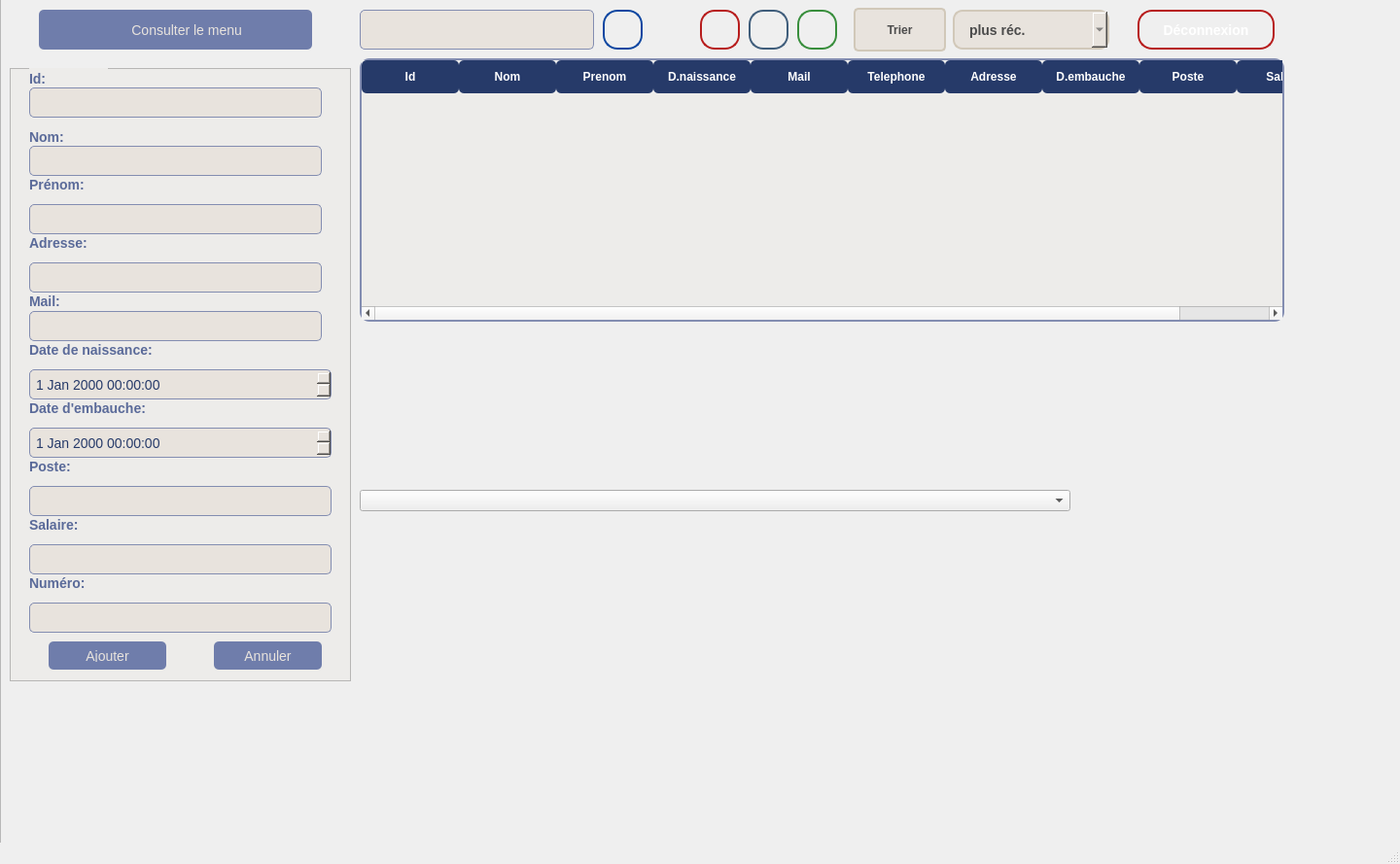
<?xml version="1.0" encoding="UTF-8"?>
<ui version="4.0">
 <class>gemploye</class>
 <widget class="QMainWindow" name="gemploye">
  <property name="geometry">
   <rect>
    <x>0</x>
    <y>0</y>
    <width>1440</width>
    <height>889</height>
   </rect>
  </property>
  <property name="windowTitle">
   <string>gemploye</string>
  </property>
  <widget class="QWidget" name="centralwidget">
   <widget class="QFrame" name="frame">
    <property name="geometry">
     <rect>
      <x>0</x>
      <y>-20</y>
      <width>1651</width>
      <height>901</height>
     </rect>
    </property>
    <property name="styleSheet">
     <string notr="true">/* Style du QTabWidget */
QFrame::pane {
    border: 1px solid ;
    background-color:#DCDCDA;
   
}

/* Style des onglets */
QFrame::tab {
    background: #6F7DAB;
    color: #E8E3DD;
    border-top-left-radius: 8px;
    border-top-right-radius: 8px;
    padding: 8px 15px;
    font-family: &quot;Poppins&quot;, &quot;Arial&quot;, sans-serif;
    font-size: 14px;
}

/* Onglet sélectionné */
QTabBar::tab:selected {
    background:  #DCDCDA;
    color: #263A69;
    font-weight: bold;
}</string>
    </property>
    <property name="frameShape">
     <enum>QFrame::Shape::StyledPanel</enum>
    </property>
    <property name="frameShadow">
     <enum>QFrame::Shadow::Raised</enum>
    </property>
    <widget class="QLineEdit" name="lineEdit_4">
     <property name="geometry">
      <rect>
       <x>370</x>
       <y>30</y>
       <width>241</width>
       <height>41</height>
      </rect>
     </property>
     <property name="styleSheet">
      <string notr="true">QLineEdit {
    font-family: &quot;Poppins&quot;, &quot;Arial&quot;, sans-serif;
    font-size: 14px;
    background-color: #E8E3DD;
    border: 1px solid #838db1;
    border-radius: 5px;
    padding: 4px;
    color: #263A69;
}
</string>
     </property>
     <property name="text">
      <string/>
     </property>
    </widget>
    <widget class="QTableWidget" name="tableview_employe">
     <property name="geometry">
      <rect>
       <x>370</x>
       <y>80</y>
       <width>951</width>
       <height>271</height>
      </rect>
     </property>
     <property name="styleSheet">
      <string notr="true">QTableView {
    background-color: #EDECEA; /* Fond du tableau */
    border: 2px solid #838DB1; /* Bordure subtile */
    border-radius: 10px; /* Arrondi */
    gridline-color: #DCDCDA; /* Couleur des lignes du tableau */
    font-family: &quot;Segoe UI&quot;, &quot;Arial&quot;, sans-serif; /* Typographie moderne */
    font-size: 14px;
    selection-background-color: #838DB1; /* Couleur de sélection */
    selection-color: white; /* Texte en blanc sur sélection */
}

QHeaderView::section {
    background-color: #263A69; /* En-têtes foncés */
    color: white; /* Texte blanc */
    padding: 8px;
    border: none;
    font-weight: bold;
    border-radius: 5px;
}

QTableView::item {
    padding: 6px;
    border-bottom: 1px solid #E8E3DD; /* Séparation entre les lignes */
}

QTableView::item:selected {
    background-color: #838DB1; /* Fond des éléments sélectionnés */
    color: white;
}
</string>
     </property>
     <property name="rowCount">
      <number>0</number>
     </property>
     <property name="columnCount">
      <number>10</number>
     </property>
     <column>
      <property name="text">
       <string>Id</string>
      </property>
     </column>
     <column>
      <property name="text">
       <string>Nom</string>
      </property>
     </column>
     <column>
      <property name="text">
       <string>Prenom</string>
      </property>
     </column>
     <column>
      <property name="text">
       <string>D.naissance</string>
      </property>
     </column>
     <column>
      <property name="text">
       <string>Mail</string>
      </property>
     </column>
     <column>
      <property name="text">
       <string>Telephone</string>
      </property>
     </column>
     <column>
      <property name="text">
       <string>Adresse</string>
      </property>
     </column>
     <column>
      <property name="text">
       <string>D.embauche</string>
      </property>
     </column>
     <column>
      <property name="text">
       <string>Poste</string>
      </property>
     </column>
     <column>
      <property name="text">
       <string>Salaire</string>
      </property>
     </column>
    </widget>
    <widget class="QFrame" name="frame_2">
     <property name="geometry">
      <rect>
       <x>10</x>
       <y>90</y>
       <width>351</width>
       <height>631</height>
      </rect>
     </property>
     <property name="styleSheet">
      <string notr="true">QWidget { 
    background-color: #EDECEA;
    font-family: &quot;Poppins&quot;, &quot;Arial&quot;, sans-serif;
    font-size: 14px;
    color: #263A69;
}

/* Style des boutons */
QPushButton {
    background-color: #6F7DAB;
    color: #E8E3DD;
    border-radius: 5px;
    padding: 8px;
    font-size: 14px;
    border: none;
}

QPushButton:hover {
    background-color: #E8E3DD;
    color: #263A69;
}

/* Style des labels */
QLabel {
    font: 12pt &quot;The Year of The Camel&quot;;
    font-weight: bold; 
    color: #5A6A99; 
}

/* Style des menus déroulants */
QComboBox {
    font-family: &quot;Poppins&quot;, &quot;Arial&quot;, sans-serif;
    font-size: 14px;
    color: #263A69;
    background-color: #E8E3DD;
    border-radius: 5px;
    padding: 4px;
}

/* Style des champs de texte */
QLineEdit {
    font-family: &quot;Poppins&quot;, &quot;Arial&quot;, sans-serif;
    font-size: 14px;
    background-color: #E8E3DD;
    border: 1px solid #838db1;
    border-radius: 5px;
    padding: 4px;
    color: #263A69;
}
QSpinBox {
    font-family: &quot;Poppins&quot;, &quot;Arial&quot;, sans-serif;
    font-size: 14px;
    color: #263A69;
    background-color: #E8E3DD;
    border: 1px solid #838db1;
    border-radius: 5px;
    padding: 4px;
}
QDateTimeEdit {
    font-family: &quot;Poppins&quot;, &quot;Arial&quot;, sans-serif;
    font-size: 14px;
    color: #263A69;
    background-color: #E8E3DD;
    border: 1px solid #838db1;
    border-radius: 5px;
    padding: 4px;
}




</string>
     </property>
     <property name="frameShape">
      <enum>QFrame::Shape::StyledPanel</enum>
     </property>
     <property name="frameShadow">
      <enum>QFrame::Shadow::Raised</enum>
     </property>
     <widget class="QLabel" name="label_2">
      <property name="geometry">
       <rect>
        <x>20</x>
        <y>110</y>
        <width>81</width>
        <height>20</height>
       </rect>
      </property>
      <property name="styleSheet">
       <string notr="true">font: 700 14pt &quot;Times New Roman&quot;;</string>
      </property>
      <property name="text">
       <string>Prénom:</string>
      </property>
     </widget>
     <widget class="QLabel" name="label_4">
      <property name="geometry">
       <rect>
        <x>20</x>
        <y>340</y>
        <width>181</width>
        <height>20</height>
       </rect>
      </property>
      <property name="styleSheet">
       <string notr="true">font: 700 14pt &quot;Times New Roman&quot;;</string>
      </property>
      <property name="text">
       <string>Date d'embauche:</string>
      </property>
     </widget>
     <widget class="QPushButton" name="ajouter_employe">
      <property name="geometry">
       <rect>
        <x>40</x>
        <y>590</y>
        <width>121</width>
        <height>29</height>
       </rect>
      </property>
      <property name="text">
       <string>Ajouter</string>
      </property>
     </widget>
     <widget class="QLabel" name="label_3">
      <property name="geometry">
       <rect>
        <x>20</x>
        <y>170</y>
        <width>81</width>
        <height>20</height>
       </rect>
      </property>
      <property name="styleSheet">
       <string notr="true">font: 700 14pt &quot;Times New Roman&quot;;</string>
      </property>
      <property name="text">
       <string>Adresse:</string>
      </property>
     </widget>
     <widget class="QLabel" name="label_5">
      <property name="geometry">
       <rect>
        <x>20</x>
        <y>230</y>
        <width>101</width>
        <height>20</height>
       </rect>
      </property>
      <property name="styleSheet">
       <string notr="true">font: 700 14pt &quot;Times New Roman&quot;;</string>
      </property>
      <property name="text">
       <string>Mail:</string>
      </property>
     </widget>
     <widget class="QLabel" name="label_6">
      <property name="geometry">
       <rect>
        <x>20</x>
        <y>400</y>
        <width>171</width>
        <height>20</height>
       </rect>
      </property>
      <property name="styleSheet">
       <string notr="true">font: 700 14pt &quot;Times New Roman&quot;;</string>
      </property>
      <property name="text">
       <string>Poste:</string>
      </property>
     </widget>
     <widget class="QLabel" name="label_7">
      <property name="geometry">
       <rect>
        <x>20</x>
        <y>460</y>
        <width>171</width>
        <height>20</height>
       </rect>
      </property>
      <property name="styleSheet">
       <string notr="true">font: 700 14pt &quot;Times New Roman&quot;;</string>
      </property>
      <property name="text">
       <string>Salaire:</string>
      </property>
     </widget>
     <widget class="QLabel" name="label_8">
      <property name="geometry">
       <rect>
        <x>20</x>
        <y>520</y>
        <width>171</width>
        <height>20</height>
       </rect>
      </property>
      <property name="styleSheet">
       <string notr="true">font: 700 14pt &quot;Times New Roman&quot;;</string>
      </property>
      <property name="text">
       <string>Numéro:</string>
      </property>
     </widget>
     <widget class="QLabel" name="label">
      <property name="geometry">
       <rect>
        <x>20</x>
        <y>60</y>
        <width>81</width>
        <height>21</height>
       </rect>
      </property>
      <property name="styleSheet">
       <string notr="true">font: 700 14pt &quot;Times New Roman&quot;;</string>
      </property>
      <property name="text">
       <string>Nom:</string>
      </property>
     </widget>
     <widget class="QLabel" name="label_11">
      <property name="geometry">
       <rect>
        <x>20</x>
        <y>0</y>
        <width>81</width>
        <height>21</height>
       </rect>
      </property>
      <property name="styleSheet">
       <string notr="true">font: 700 12pt &quot;Times New Roman&quot;;
font: 700 14pt &quot;Times New Roman&quot;;</string>
      </property>
      <property name="text">
       <string>Id:</string>
      </property>
     </widget>
     <widget class="QLineEdit" name="id_employe">
      <property name="geometry">
       <rect>
        <x>20</x>
        <y>20</y>
        <width>301</width>
        <height>31</height>
       </rect>
      </property>
      <property name="styleSheet">
       <string notr="true">QLineEdit {
    font-family: &quot;Poppins&quot;, &quot;Arial&quot;, sans-serif;
    font-size: 14px;
    background-color: #E8E3DD;
    border: 1px solid #838db1;
    border-radius: 5px;
    padding: 4px;
    color: #263A69;
}
</string>
      </property>
     </widget>
     <widget class="QLabel" name="label_12">
      <property name="geometry">
       <rect>
        <x>20</x>
        <y>280</y>
        <width>181</width>
        <height>20</height>
       </rect>
      </property>
      <property name="styleSheet">
       <string notr="true">font: 700 14pt &quot;Times New Roman&quot;;</string>
      </property>
      <property name="text">
       <string>Date de naissance:</string>
      </property>
     </widget>
     <widget class="QDateTimeEdit" name="date_naissance_employe">
      <property name="geometry">
       <rect>
        <x>20</x>
        <y>310</y>
        <width>311</width>
        <height>31</height>
       </rect>
      </property>
      <property name="styleSheet">
       <string notr="true">QLineEdit {
    font-family: &quot;Poppins&quot;, &quot;Arial&quot;, sans-serif;
    font-size: 14px;
    background-color: #E8E3DD;
    border: 1px solid #838db1;
    border-radius: 5px;
    padding: 4px;
    color: #263A69;
}
</string>
      </property>
     </widget>
     <widget class="QPushButton" name="annuler_employe">
      <property name="geometry">
       <rect>
        <x>210</x>
        <y>590</y>
        <width>111</width>
        <height>29</height>
       </rect>
      </property>
      <property name="text">
       <string>Annuler</string>
      </property>
     </widget>
     <widget class="QLineEdit" name="nom_employe">
      <property name="geometry">
       <rect>
        <x>20</x>
        <y>80</y>
        <width>301</width>
        <height>31</height>
       </rect>
      </property>
      <property name="styleSheet">
       <string notr="true">QLineEdit {
    font-family: &quot;Poppins&quot;, &quot;Arial&quot;, sans-serif;
    font-size: 14px;
    background-color: #E8E3DD;
    border: 1px solid #838db1;
    border-radius: 5px;
    padding: 4px;
    color: #263A69;
}
</string>
      </property>
     </widget>
     <widget class="QLineEdit" name="prenom_employe">
      <property name="geometry">
       <rect>
        <x>20</x>
        <y>140</y>
        <width>301</width>
        <height>31</height>
       </rect>
      </property>
      <property name="styleSheet">
       <string notr="true">QLineEdit {
    font-family: &quot;Poppins&quot;, &quot;Arial&quot;, sans-serif;
    font-size: 14px;
    background-color: #E8E3DD;
    border: 1px solid #838db1;
    border-radius: 5px;
    padding: 4px;
    color: #263A69;
}
</string>
      </property>
     </widget>
     <widget class="QLineEdit" name="adresse_employe">
      <property name="geometry">
       <rect>
        <x>20</x>
        <y>200</y>
        <width>301</width>
        <height>31</height>
       </rect>
      </property>
      <property name="styleSheet">
       <string notr="true">QLineEdit {
    font-family: &quot;Poppins&quot;, &quot;Arial&quot;, sans-serif;
    font-size: 14px;
    background-color: #E8E3DD;
    border: 1px solid #838db1;
    border-radius: 5px;
    padding: 4px;
    color: #263A69;
}
</string>
      </property>
     </widget>
     <widget class="QLineEdit" name="mail_employe">
      <property name="geometry">
       <rect>
        <x>20</x>
        <y>250</y>
        <width>301</width>
        <height>31</height>
       </rect>
      </property>
      <property name="styleSheet">
       <string notr="true">QLineEdit {
    font-family: &quot;Poppins&quot;, &quot;Arial&quot;, sans-serif;
    font-size: 14px;
    background-color: #E8E3DD;
    border: 1px solid #838db1;
    border-radius: 5px;
    padding: 4px;
    color: #263A69;
}
</string>
      </property>
     </widget>
     <widget class="QDateTimeEdit" name="date_embauche_employe">
      <property name="geometry">
       <rect>
        <x>20</x>
        <y>370</y>
        <width>311</width>
        <height>31</height>
       </rect>
      </property>
      <property name="styleSheet">
       <string notr="true">QLineEdit {
    font-family: &quot;Poppins&quot;, &quot;Arial&quot;, sans-serif;
    font-size: 14px;
    background-color: #E8E3DD;
    border: 1px solid #838db1;
    border-radius: 5px;
    padding: 4px;
    color: #263A69;
}
</string>
      </property>
     </widget>
     <widget class="QLineEdit" name="poste_employe">
      <property name="geometry">
       <rect>
        <x>20</x>
        <y>430</y>
        <width>311</width>
        <height>31</height>
       </rect>
      </property>
      <property name="styleSheet">
       <string notr="true">QLineEdit {
    font-family: &quot;Poppins&quot;, &quot;Arial&quot;, sans-serif;
    font-size: 14px;
    background-color: #E8E3DD;
    border: 1px solid #838db1;
    border-radius: 5px;
    padding: 4px;
    color: #263A69;
}
</string>
      </property>
     </widget>
     <widget class="QLineEdit" name="salaire_employe">
      <property name="geometry">
       <rect>
        <x>20</x>
        <y>490</y>
        <width>311</width>
        <height>31</height>
       </rect>
      </property>
      <property name="styleSheet">
       <string notr="true">QLineEdit {
    font-family: &quot;Poppins&quot;, &quot;Arial&quot;, sans-serif;
    font-size: 14px;
    background-color: #E8E3DD;
    border: 1px solid #838db1;
    border-radius: 5px;
    padding: 4px;
    color: #263A69;
}
</string>
      </property>
     </widget>
     <widget class="QLineEdit" name="numero_employe">
      <property name="geometry">
       <rect>
        <x>20</x>
        <y>550</y>
        <width>311</width>
        <height>31</height>
       </rect>
      </property>
      <property name="styleSheet">
       <string notr="true">QLineEdit {
    font-family: &quot;Poppins&quot;, &quot;Arial&quot;, sans-serif;
    font-size: 14px;
    background-color: #E8E3DD;
    border: 1px solid #838db1;
    border-radius: 5px;
    padding: 4px;
    color: #263A69;
}
</string>
      </property>
     </widget>
    </widget>
    <widget class="QComboBox" name="trie_employe">
     <property name="geometry">
      <rect>
       <x>980</x>
       <y>30</y>
       <width>161</width>
       <height>41</height>
      </rect>
     </property>
     <property name="styleSheet">
      <string notr="true">QComboBox {
    background-color: #E8E3DD; /* Couleur de fond clair */
    border: 2px solid #D1C8B9; /* Bordure subtile */
    border-radius: 10px; /* Coins arrondis */
    padding: 5px 15px; /* Espacement interne */
    font-size: 14px; /* Taille de texte */
    color: #4B4B4B; /* Couleur du texte */
    font-weight: bold;
}

QComboBox:hover {
    border: 2px solid #D1C8B9; /* Changement de couleur au survol */
}

QComboBox:focus {
    border: 2px solid #A89F92; /* Bordure plus foncée au focus */
}

QComboBox QAbstractItemView {
    background-color: #FFF; /* Couleur de fond du menu déroulant */
    border: 2px solid #D1C8B9;
    border-radius: 10px;
    selection-background-color: #D1C8B9; /* Couleur de sélection des éléments */
    selection-color: #4B4B4B; /* Couleur du texte sélectionné */
}

QComboBox::down-arrow {
    image: url(:/images/arrow.png); /* Icône de flèche personnalisée */
    width: 20px;
    height: 20px;
}
</string>
     </property>
     <item>
      <property name="text">
       <string>plus réc.</string>
      </property>
     </item>
     <item>
      <property name="text">
       <string>plus anc.</string>
      </property>
     </item>
    </widget>
    <widget class="QPushButton" name="supprimer_employe">
     <property name="geometry">
      <rect>
       <x>720</x>
       <y>30</y>
       <width>41</width>
       <height>41</height>
      </rect>
     </property>
     <property name="styleSheet">
      <string notr="true">QPushButton {
    background: qlineargradient(x1:0, y1:0, x2:1, y2:1, 
                stop:0 #E53935, stop:1 #B71C1C); /* Dégradé de rouge */
    border: 2px solid #B71C1C;
    border-radius: 15px; /* Coins arrondis */
    padding: 10px 15px;
    font-size: 14px;
    color: white;
    font-weight: bold;
    text-transform: uppercase;
    transition: 0.3s;
}

QPushButton:hover {
    background: qlineargradient(x1:0, y1:0, x2:1, y2:1, 
                stop:0 #B71C1C, stop:1 #E53935); /* Inversion du dégradé */
    border: 2px solid #E53935;
}

QPushButton:pressed {
    background-color: #C62828; /* Couleur plus foncée au clic */
    border: 2px solid #C62828;
}
</string>
     </property>
     <property name="text">
      <string/>
     </property>
     <property name="icon">
      <iconset theme="QIcon::ThemeIcon::EditDelete"/>
     </property>
    </widget>
    <widget class="QPushButton" name="chercher_employe">
     <property name="geometry">
      <rect>
       <x>620</x>
       <y>30</y>
       <width>41</width>
       <height>41</height>
      </rect>
     </property>
     <property name="styleSheet">
      <string notr="true">QPushButton {
    background: qlineargradient(x1:0, y1:0, x2:1, y2:1, 
                stop:0 #1E88E5, stop:1 #0D47A1); /* Dégradé de bleu */
    border: 2px solid #0D47A1;
    border-radius: 15px; /* Coins arrondis */
    padding: 10px 15px;
    font-size: 14px;
    color: white;
    font-weight: bold;
    text-transform: uppercase;
    transition: 0.3s;
}

QPushButton:hover {
    background: qlineargradient(x1:0, y1:0, x2:1, y2:1, 
                stop:0 #0D47A1, stop:1 #1E88E5); /* Inversion du dégradé */
    border: 2px solid #1E88E5;
}

QPushButton:pressed {
    background-color: #1565C0; /* Couleur plus foncée au clic */
    border: 2px solid #1565C0;
}
</string>
     </property>
     <property name="text">
      <string/>
     </property>
     <property name="icon">
      <iconset theme="QIcon::ThemeIcon::EditFind"/>
     </property>
    </widget>
    <widget class="QPushButton" name="modifier_employe">
     <property name="geometry">
      <rect>
       <x>820</x>
       <y>30</y>
       <width>41</width>
       <height>41</height>
      </rect>
     </property>
     <property name="styleSheet">
      <string notr="true">QPushButton {
    background: qlineargradient(x1:0, y1:0, x2:1, y2:1, 
                stop:0 #0daa90, stop:1 #388E3C); /* Dégradé de vert */
    border: 2px solid #388E3C;
    border-radius: 15px; /* Coins arrondis */
    padding: 10px 15px;
    font-size: 14px;
    color: white;
    font-weight: bold;
    text-transform: uppercase;
    transition: 0.3s;
}

QPushButton:hover {
    background: qlineargradient(x1:0, y1:0, x2:1, y2:1, 
                stop:0 #388E3C, stop:1 #4CAF50); /* Inversion du dégradé */
    border: 2px solid #4CAF50;
}

QPushButton:pressed {
    background-color: #2E7D32; /* Couleur plus foncée au clic */
    border: 2px solid #2E7D32;
}</string>
     </property>
     <property name="text">
      <string/>
     </property>
     <property name="icon">
      <iconset theme="QIcon::ThemeIcon::EditCopy"/>
     </property>
     <property name="iconSize">
      <size>
       <width>30</width>
       <height>30</height>
      </size>
     </property>
    </widget>
    <widget class="QPushButton" name="telech_employe">
     <property name="geometry">
      <rect>
       <x>770</x>
       <y>30</y>
       <width>41</width>
       <height>41</height>
      </rect>
     </property>
     <property name="styleSheet">
      <string notr="true">QPushButton {
    background: qlineargradient(x1:0, y1:0, x2:1, y2:1, 
                stop:0 #6f7dab, stop:1 #3f5d7b); /* Dégradé bleu foncé */
    border: 2px solid #3f5d7b;
    border-radius: 15px; /* Coins arrondis */
    padding: 10px 15px;
    font-size: 14px;
    color: white;
    font-weight: bold;
    text-transform: uppercase;
    transition: 0.3s;
}

QPushButton:hover {
    background: qlineargradient(x1:0, y1:0, x2:1, y2:1, 
                stop:0 #3f5d7b, stop:1 #6f7dab); /* Inversion du dégradé */
    border: 2px solid #6f7dab;
}

QPushButton:pressed {
    background-color: #354f73; /* Couleur plus foncée au clic */
    border: 2px solid #354f73;
}</string>
     </property>
     <property name="text">
      <string/>
     </property>
     <property name="icon">
      <iconset theme="QIcon::ThemeIcon::DocumentSave"/>
     </property>
     <property name="iconSize">
      <size>
       <width>30</width>
       <height>30</height>
      </size>
     </property>
    </widget>
    <widget class="QWidget" name="verticalLayoutWidget">
     <property name="geometry">
      <rect>
       <x>370</x>
       <y>360</y>
       <width>731</width>
       <height>351</height>
      </rect>
     </property>
     <layout class="QVBoxLayout" name="statsLayout">
      <item>
       <widget class="QComboBox" name="statsTypeCombo">
        <property name="styleSheet">
         <string notr="true">QLineEdit {
	background-color: rgb(0, 0, 127);
    font-family: &quot;Poppins&quot;, &quot;Arial&quot;, sans-serif;
    font-size: 14px;
    background-color: #E8E3DD;
    border: 1px solid #838db1;
    border-radius: 5px;
    padding: 4px;
    color: #263A69;
}
</string>
        </property>
       </widget>
      </item>
     </layout>
    </widget>
    <widget class="QPushButton" name="deconnexion_button">
     <property name="geometry">
      <rect>
       <x>1170</x>
       <y>30</y>
       <width>141</width>
       <height>41</height>
      </rect>
     </property>
     <property name="styleSheet">
      <string notr="true">QPushButton {
    background: qlineargradient(x1:0, y1:0, x2:1, y2:1, 
                stop:0 #E53935, stop:1 #B71C1C); /* Dégradé de rouge */
    border: 2px solid #B71C1C;
    border-radius: 15px; /* Coins arrondis */
    padding: 10px 15px;
    font-size: 14px;
    color: white;
    font-weight: bold;
    text-transform: uppercase;
    transition: 0.3s;
}

QPushButton:hover {
    background: qlineargradient(x1:0, y1:0, x2:1, y2:1, 
                stop:0 #B71C1C, stop:1 #E53935); /* Inversion du dégradé */
    border: 2px solid #E53935;
}

QPushButton:pressed {
    background-color: #C62828; /* Couleur plus foncée au clic */
    border: 2px solid #C62828;
}
</string>
     </property>
     <property name="text">
      <string>Déconnexion</string>
     </property>
    </widget>
    <widget class="QPushButton" name="trie_button">
     <property name="geometry">
      <rect>
       <x>870</x>
       <y>20</y>
       <width>111</width>
       <height>61</height>
      </rect>
     </property>
     <property name="styleSheet">
      <string notr="true">QPushButton {
    font-family: Arial, sans-serif;  /* Police élégante */
    font-size: 12px;                 /* Taille du texte */
    font-weight: bold;               /* Texte en gras */
    color: #4B4B4B;                  /* Couleur du texte */
    background-color: #E8E3DD;       /* Fond doux */
    padding: 8px 12px;               /* Espacement interne */
    border-radius: 5px;              /* Coins arrondis */
    text-align: center;              /* Centrer le texte */
    margin: 8px;                     /* Espacement externe */
    border: 2px solid #D1C8B9;       /* Bordure douce */
}

QPushButton:hover {
    background-color: #D1C8B9;       /* Fond plus foncé au survol */
    border: 2px solid #A89F92;       /* Bordure changeante */
}

QPushButton:disabled {
    color: #A0A0A0;                  /* Couleur du texte désactivé */
    background-color: #F0F0F0;       /* Fond plus clair quand désactivé */
    border: 2px solid #A0A0A0;       /* Bordure désactivée */
}
</string>
     </property>
     <property name="text">
      <string>Trier</string>
     </property>
    </widget>
    <widget class="QLabel" name="label_10">
     <property name="geometry">
      <rect>
       <x>1200</x>
       <y>650</y>
       <width>251</width>
       <height>281</height>
      </rect>
     </property>
     <property name="text">
      <string/>
     </property>
     <property name="pixmap">
      <pixmap resource="img.qrc">:/image/logo (1).png</pixmap>
     </property>
     <property name="scaledContents">
      <bool>true</bool>
     </property>
    </widget>
    <widget class="QPushButton" name="consulter_employe">
     <property name="geometry">
      <rect>
       <x>40</x>
       <y>30</y>
       <width>281</width>
       <height>41</height>
      </rect>
     </property>
     <property name="styleSheet">
      <string notr="true">QPushButton {
	font: 700 11pt &quot;Times New Roman&quot;;
	

    background-color: #6F7DAB;
    color: #E8E3DD;
    border-radius: 5px;
    padding: 8px;
    font-size: 14px;
}
QPushButton:hover {
    background-color: #E8E3DD;
    color: #263A69;
}

</string>
     </property>
     <property name="text">
      <string>      Consulter le menu</string>
     </property>
     <property name="icon">
      <iconset theme="QIcon::ThemeIcon::GoHome"/>
     </property>
     <property name="iconSize">
      <size>
       <width>30</width>
       <height>30</height>
      </size>
     </property>
    </widget>
   </widget>
  </widget>
  <widget class="QMenuBar" name="menubar">
   <property name="geometry">
    <rect>
     <x>0</x>
     <y>0</y>
     <width>1440</width>
     <height>22</height>
    </rect>
   </property>
  </widget>
  <widget class="QStatusBar" name="statusbar"/>
 </widget>
 <resources>
  <include location="img.qrc"/>
 </resources>
 <connections/>
</ui>
